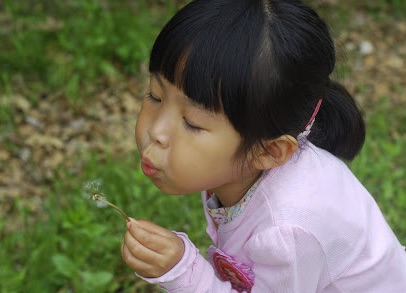
#> input picture Day1/img/girl.jpg, 406 x 293 px; the run also reads 2 pictures not shown here
$ jupyter execute --allow-errors day1_000_Basic_ImageProcess.ipynb   (text cells are left out)
#> lines starting #> are read from the running program, lines starting #| are printed output that depends on the picture; pictures that were not available may be replaced by others from this repository, and a replacement may not be noted
[cell 1]
import cv2

[cell 2]
# python -m pip install --upgrade pip

[cell 3]
# !pip install opencv-python

[cell 4]
# !pip install opencv-contrib-python

[cell 5]
import cv2

img_file='./img/girl.jpg'

img=cv2.imread(img_file)  # numpy로 리턴
#> img is the input picture: shape (293, 406, 3); mean B, G, R 82.4, 104.7, 105.5
print(img)
#> (printed output is left out)
print(type(img))
#| <class 'numpy.ndarray'>
print(img.shape)
#| (293, 406, 3)

if img is not None :
    cv2.imshow('IMG', img)  # 이미지를 화면에 표시
    cv2.waitKey()   # 키보드의 입력 있을 때까지 이미지 보여줌
    cv2.destroyAllWindows()  # 출력한 창을 모두 닫고 나서 프로그램을 종료
    cv2.waitKey(1)

else:
    print('No image file.')

[cell 6]
import cv2

img_file='./img/girl.jpg'

img1=cv2.imread(img_file)  # numpy로 리턴
img2=cv2.imread(img_file, cv2.IMREAD_GRAYSCALE)
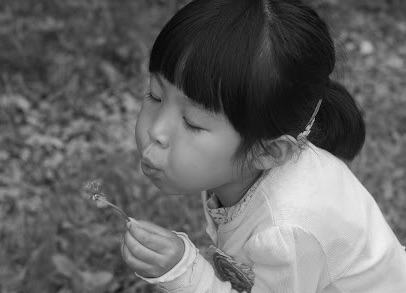
#> img2: shape (293, 406); min 1, max 240, mean 102.4

if img is not None :
    cv2.imshow('BGR IMG', img1)
    cv2.imshow('GrayScale', img2)
    cv2.waitKey()   # 키보드의 입력 있을 때까지 이미지 보여줌
    cv2.destroyAllWindows()  # 출력한 창을 모두 닫고 나서 프로그램을 종료
    cv2.waitKey(1)
else:
    print('No image file.')

[cell 7]
import cv2

img_file='./img/girl.jpg'

img1=cv2.imread(img_file, cv2.IMREAD_GRAYSCALE)
cv2.imshow('GrayScale', img1)
cv2.imwrite('./out/girl_gray.jpg', img1)  # 이미지 저장하기

key = cv2.waitKey()
#> (key q is pressed here)
cv2.destroyAllWindows()
cv2.waitKey(1)

[cell 8]
import cv2

video_file = "./img/big_buck.avi" # 동영상 파일 경로

cap = cv2.VideoCapture(video_file) # 동영상 캡쳐 객체 생성
cap.isOpened()  # 객체 초기화 여부 확인

if cap.isOpened():                 # 캡쳐 객체 초기화 확인
    while True:
        ret, img = cap.read()      # 다음 프레임 읽기
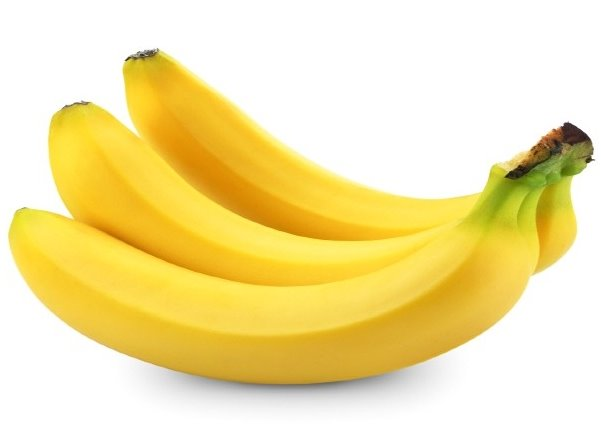
#> input picture Day1/data/banana.jpg, 601 x 443 px, given in place of big_buck.avi, which was not available
#> img is the input picture: shape (443, 601, 3); mean B, G, R 166.7, 228.5, 244.7
        if ret:                     # 프레임 읽기 정상
            cv2.imshow(video_file, img) # 화면에 표시
            key = cv2.waitKey(25)   # 25ms 지연(40fps로 가정)
#> (key q is pressed here)
            if key != -1:
                break
        else:                       # 다음 프레임 읽을 수 없음,
            break                   # 재생 완료
else:
    print("can't open video.")      # 캡쳐 객체 초기화 실패

cap.release()                       # 캡쳐 자원 반납
cv2.destroyAllWindows()
cv2.waitKey(1)

[cell 9]
import cv2

cap = cv2.VideoCapture(0)               # 0번 카메라 장치 연결
if cap.isOpened():                      # 캡처 객체 연결 확인
    while True:
        ret, img = cap.read()           # 다음 프레임 읽기
        if ret:
            cv2.imshow('camera', img)   # 다음 프레임 이미지 표시
            if cv2.waitKey(1) != -1:    # 1ms 동안 키 입력 대기
#> (key q is pressed here)
                break                   # 아무 키라도 입력이 있으면 중지
        else:
            print('no frame')
            break
else:
    print("can't open camera.")

cap.release()                           # 자원 반납
cv2.destroyAllWindows()
cv2.waitKey(1)

[cell 10]
import cv2

video_file = "./img/big_buck.avi"   # 동영상 파일 경로

cap = cv2.VideoCapture(video_file)  # 동영상 캡쳐 객체 생성

if cap.isOpened():                  # 캡쳐 객체 초기화 확인
    fps = cap.get(cv2.CAP_PROP_FPS) # 동영상의 프레임 수 구하기
    delay = int(1000/fps)
    print("FPS: %f, Delay: %dms" %(fps, delay))

    while True:
        ret, img = cap.read()            # 다음 프레임 읽기
        if ret:                          # 프레임 읽기 정상
            cv2.imshow(video_file, img)  # 화면에 표시
            key = cv2.waitKey(delay)     # fps에 맞게 시간 지연
#> (key q is pressed here)
            if key == ord('q'):
                # 'q'를 누르면 영상 종료
                break
        else:
            break                   # 다음 프레임 읽을 수 없슴, 재생 완료
else:
    print("can't open video.")      # 캡쳐 객체 초기화 실패

cap.release()                       # 캡쳐 자원 반납
cv2.destroyAllWindows()
cv2.waitKey(1)

[cell 11]
import cv2

cap = cv2.VideoCapture(0)                     # 카메라 0번 장치 연결

width = cap.get(cv2.CAP_PROP_FRAME_WIDTH)     # 프레임 폭 값 구하기
height = cap.get(cv2.CAP_PROP_FRAME_HEIGHT)   # 프레임 높이 값 구하기
print("Original width: %d, height:%d" % (width, height))

[cell 12]
cap.set(cv2.CAP_PROP_FRAME_WIDTH, 320)        # 프레임 폭을 320으로 설정
cap.set(cv2.CAP_PROP_FRAME_HEIGHT, 240)       # 프레임 높이를 240으로 설정
width_1 = cap.get(cv2.CAP_PROP_FRAME_WIDTH)   # 재지정한 프레임 폭 값 구하기
height_1 = cap.get(cv2.CAP_PROP_FRAME_HEIGHT) # 재지정한 프레임 폭 값 구하기

print("Resized width: %d, height:%d" % (width_1, height_1)) # (640, 480)

[cell 13]
if cap.isOpened():
    while True:
        ret, img = cap.read()
        if ret:
            cv2.namedWindow("camera", cv2.WINDOW_NORMAL)   # "camera"라는 이름의 윈도우 생성
            cv2.resizeWindow("camera", 320, 240)           # 생성한 윈도우의 사이즈를 변경 (변경할 윈도우의 이름, 너비, 높이)

            cv2.imshow('camera', img)
            if cv2.waitKey(1) != -1:
#> (key q is pressed here)
                break
        else:
            print('no frame!')
            break
else:
    print("can't open camera!")

cap.release()
cv2.destroyAllWindows()
cv2.waitKey(1)

[cell 14]
import cv2

cap = cv2.VideoCapture(0)                       # 0번 카메라 연결
if cap.isOpened() :
    while True:
        ret, frame = cap.read()                 # 카메라 프레임 읽기
        if ret:
            cv2.imshow('camera',frame)          # 프레임 화면에 표시
            if cv2.waitKey(1) != -1:            # 아무 키나 누르면
#> (key q is pressed here)
                cv2.imwrite('./out/photo.jpg', frame) # 프레임을 'photo.jpg'에 저장
                break
        else:
            print('no frame!')
            break
else:
    print('no camera!')
cap.release()
cv2.destroyAllWindows()

[cell 15]
import cv2

cap = cv2.VideoCapture(0)            # 0번 카메라 연결

if cap.isOpened:
    file_path = './out/record.avi'   # 저장할 파일 경로 이름
    fps = 30.0                       # FPS, 초당 프레임 수
    fourcc = cv2.VideoWriter_fourcc(*'DIVX') # 영상 파일의 코덱, 압축 방식, 색상, 픽셀 포맷 등을 정의하는 정수 값

    # 인코딩 포맷 문자
    width = cap.get(cv2.CAP_PROP_FRAME_WIDTH)
    height = cap.get(cv2.CAP_PROP_FRAME_HEIGHT)
    size = (int(width), int(height))  # 프레임 크기
    out = cv2.VideoWriter(file_path, fourcc, fps, size)

    # VideoWriter 객체 생성
    while True:
        ret, frame = cap.read()
        if ret:
            cv2.imshow('camera-recording',frame)
            out.write(frame)      # 파일 저장

            if cv2.waitKey(int(1000/fps)) != -1:
#> (key q is pressed here)
                break
        else:
            print("no frame!")
            break
    out.release()    # 파일 닫기
else:
    print("can't open camera!")

cap.release()
cv2.destroyAllWindows()
cv2.waitKey(1)

[cell 16]
import cv2
import numpy as np

img = np.full((500,500,3), [255, 255, 255], dtype=np.uint8) # 3차원 빈 캔버스 생성
cv2.imwrite('./img/blank.jpg', img)

# 저장한 이미지 확인
cv2.imshow("blank", img)
cv2.waitKey()
cv2.destroyAllWindows()
cv2.waitKey(1)

[cell 17]
import cv2

img = cv2.imread('./img/blank.jpg')

cv2.line(img, (50, 50), (150, 50), (255,0,0))   # 파란색 1픽셀 선
#> img: shape (500, 500, 3)
cv2.line(img, (200, 50), (300, 50), (0,255,0))  # 초록색 1픽셀 선
#> img: shape (500, 500, 3); mean B, G, R 254.9, 254.9, 254.8
cv2.line(img, (350, 50), (450, 50), (0,0,255))  # 빨간색 1픽셀 선
#> img: shape (500, 500, 3); mean B, G, R 254.8, 254.8, 254.8

cv2.imshow('lines', img)
cv2.waitKey(0)
cv2.destroyAllWindows()
cv2.waitKey(1)

[cell 18]
import cv2

img = cv2.imread('./img/blank.jpg')

# 하늘색(파랑+초록) 10픽셀 선
cv2.line(img, (100, 100), (400, 100), (255,255,0), 10)
# 분홍(파랑+빨강) 10픽셀 선
cv2.line(img, (100, 150), (400, 150), (255,0,255), 10)
# 노랑(초록+빨강) 10픽셀 선
cv2.line(img, (100, 200), (400, 200), (0,255,255), 10)
# 회색(파랑+초록+빨강) 10픽셀 선
cv2.line(img, (100, 250), (400, 250), (200,200,200), 10)
# 검정 10픽셀 선
cv2.line(img, (100, 300), (400, 300), (0,0,0), 10)

cv2.imshow('lines', img)
cv2.waitKey(0)
cv2.destroyAllWindows()
cv2.waitKey(1)

[cell 19]
import cv2

img = cv2.imread('./img/blank.jpg')

# 4연결 선
cv2.line(img, (100, 350), (400, 400), (0,0,255), 20, cv2.LINE_4)
# 8연결 선
cv2.line(img, (100, 400), (400, 450), (0,0,255), 20, cv2.LINE_8)
# 안티에일리어싱 선
cv2.line(img, (100, 450), (400, 500), (0,0,255), 20, cv2.LINE_AA)
# 대각선
cv2.line(img, (0,0), (500,500), (0,0,255))

cv2.imshow('lines', img)
cv2.waitKey(0)
cv2.destroyAllWindows()
cv2.waitKey(1)

[cell 20]
import cv2

img = cv2.imread('./img/blank.jpg')

# 사각형 그리기1(왼쪽 상단에서 오른쪽 하단으로)
cv2.rectangle(img, (50, 50), (150, 150), (255,0,0) )
# 사각형 그리기1(오른쪽 하단에서 왼쪽 상단으로)
cv2.rectangle(img, (300, 300), (100, 100), (0,255,0), 10 )
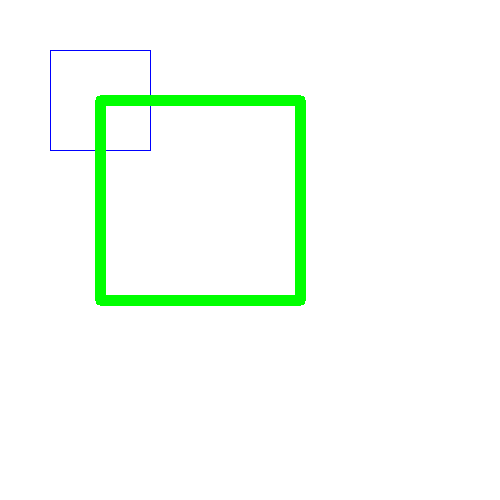
#> img: shape (500, 500, 3); mean B, G, R 246.1, 254.6, 245.7
# 사각형 채워 그리기(오른쪽 상단에서 왼쪽 하단으로)
cv2.rectangle(img, (450, 200), (200, 450), (0,0,255), -1 )
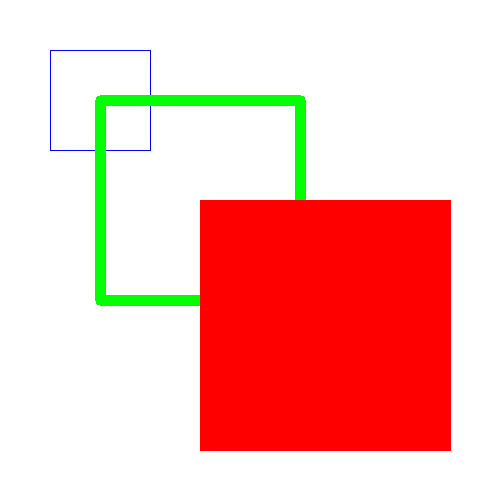
#> img: shape (500, 500, 3); mean B, G, R 184, 190.4, 247.9

cv2.imshow('rectangle', img)
cv2.waitKey(0)
cv2.destroyAllWindows()
cv2.waitKey(1)

[cell 21]
import cv2
import numpy as np

img = cv2.imread('./img/blank.jpg')

# Numpy array로 좌표 생성
# 번개 모양 선
pts1 = np.array([[50,50], [150,150], [100,140], [200,240]], dtype=np.int32)
# 삼각형
pts2 = np.array([[350,50], [250,200], [450,200]], dtype=np.int32)
# 삼각형
pts3 = np.array([[150,300], [50,450], [250,450]], dtype=np.int32)
# 5각형
pts4 = np.array([[350,250], [450,350], [400,450], [300,450], [250,350]],\
                 dtype=np.int32)


# 다각형 그리기
cv2.polylines(img, [pts1], False, (255,0,0))       # 번개 모양 선 그리기
cv2.polylines(img, [pts2], False, (0,0,0), 10)     # 3각형 열린 선 그리기
cv2.polylines(img, [pts3], True, (0,0,255), 10)    # 3각형 닫힌 도형 그리기
cv2.polylines(img, [pts4], True, (0,0,0))          # 5각형 닫힌 도형 그리기

cv2.imshow('polyline', img)
cv2.waitKey(0)
cv2.destroyAllWindows()
cv2.waitKey(1)

[cell 22]
import cv2

img = cv2.imread('./img/blank.jpg')


# 원점(150,150), 반지름 100
cv2.circle(img, (150, 150), 100, (255,0,0))
# 원점(300,150), 반지름 70
cv2.circle(img, (300, 150), 70, (0,255,0), 5)
# 원점(400,150), 반지름 50, 채우기
cv2.circle(img, (400, 150), 50, (0,0,255), -1)

cv2.imshow('circle', img)
cv2.waitKey(0)
cv2.destroyAllWindows()
cv2.waitKey(1)

[cell 23]
import cv2

img = cv2.imread('./img/blank.jpg')

# 원점(50,300), 반지름(50), 회전 0, 0도 부터 360도 그리기
cv2.ellipse(img, (50, 300), (50, 50), 0, 0, 360, (0,0,255))
# 원점(150, 300), 아래 반원 그리기
cv2.ellipse(img, (150, 300), (50, 50), 0, 0, 180, (255,0,0))
# 원점(200, 300), 윗 반원 그리기
cv2.ellipse(img, (200, 300), (50, 50), 0, 181, 360, (0,0,255))

cv2.imshow('circle', img)
cv2.waitKey(0)
cv2.destroyAllWindows()
cv2.waitKey(1)

[cell 24]
import cv2

img = cv2.imread('./img/blank.jpg')


# 원점(325, 300), 반지름(75,50) 납작한 타원 그리기
cv2.ellipse(img, (325, 300), (75, 50), 0, 0, 360, (0,255,0))
# 원점(450,300), 반지름(50,75) 홀쭉한 타원 그리기
cv2.ellipse(img, (450, 300), (50, 75), 0, 0, 360, (255,0,255))

cv2.imshow('circle', img)
cv2.waitKey(0)
cv2.destroyAllWindows()
cv2.waitKey(1)

[cell 25]
import cv2

img = cv2.imread('./img/blank.jpg')

# 원점(50, 425), 반지름(50,75), 회전 15도
cv2.ellipse(img, (50, 425), (50, 75), 15, 0, 360, (0,0,0))
# 원점(200,425), 반지름(50,75), 회전 45도
cv2.ellipse(img, (200, 425), (50, 75), 45, 0, 360, (0,0,0))

cv2.imshow('circle', img)
cv2.waitKey(0)
cv2.destroyAllWindows()
cv2.waitKey(1)

[cell 26]
import cv2

img = cv2.imread('./img/blank.jpg')

# 원점(350,425), 홀쭉한 타원 45도 회전 후 아랫 반원 그리기
cv2.ellipse(img, (350, 425), (50, 75), 45, 0, 180, (0,0,255))
# 원점(400,425), 홀쭉한 타원 45도 회전 후 윗 반원 그리기
cv2.ellipse(img, (400, 425), (50, 75), 45, 181, 360, (255,0,0))
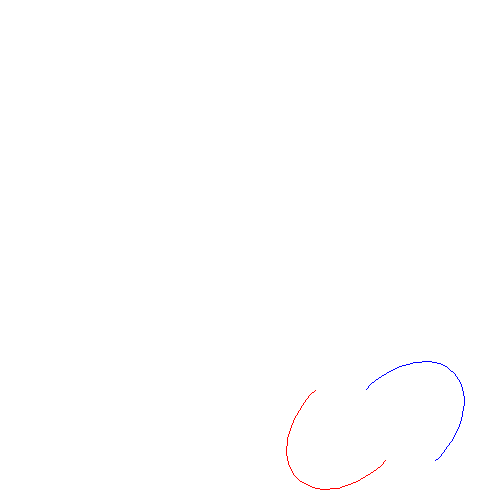
#> img: shape (500, 500, 3); mean B, G, R 254.8, 254.6, 254.8

cv2.imshow('circle', img)
cv2.waitKey(0)
cv2.destroyAllWindows()
cv2.waitKey(1)

[cell 27]
import cv2

img = cv2.imread('./img/blank.jpg')

# 산세리프체 작은 글꼴(sans-serif small)
cv2.putText(img, "Plain", (50, 30), cv2.FONT_HERSHEY_PLAIN, 1, (0, 0,0))
#> (the rest of the program and of its run is left out)
